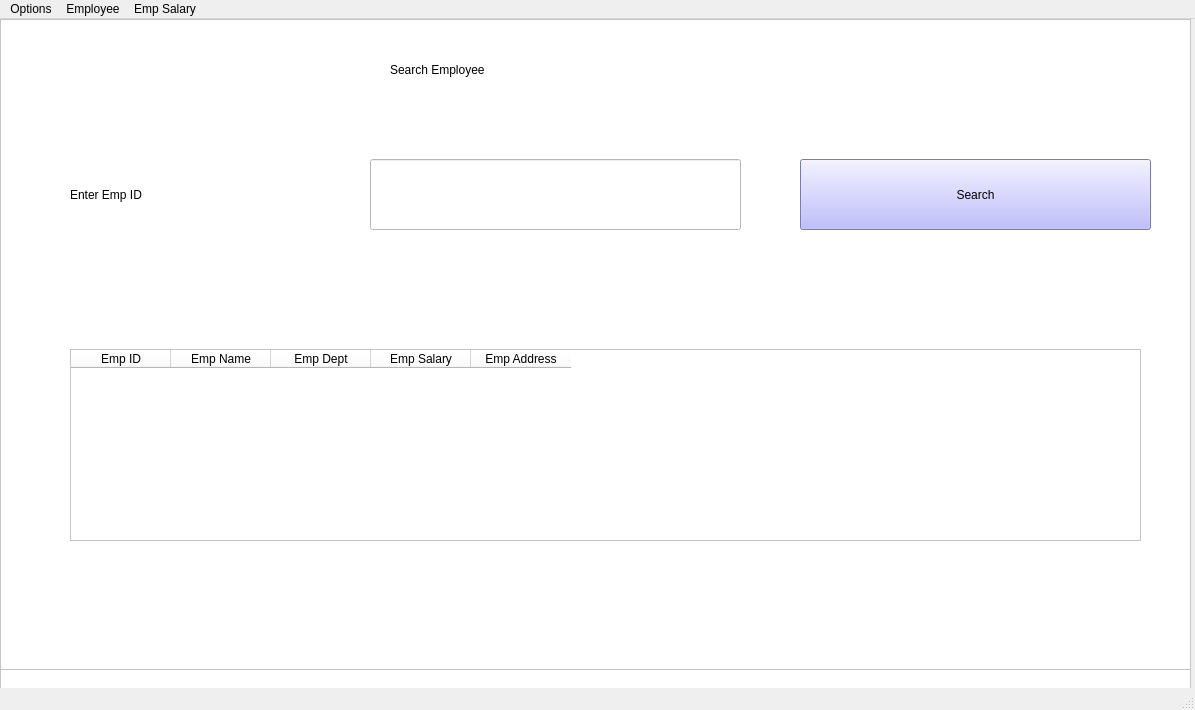
<?xml version="1.0" encoding="UTF-8"?>
<ui version="4.0">
 <class>MainWindow</class>
 <widget class="QMainWindow" name="MainWindow">
  <property name="geometry">
   <rect>
    <x>0</x>
    <y>0</y>
    <width>1195</width>
    <height>710</height>
   </rect>
  </property>
  <property name="windowTitle">
   <string>MainWindow</string>
  </property>
  <widget class="QWidget" name="centralwidget">
   <widget class="QLabel" name="label">
    <property name="geometry">
     <rect>
      <x>150</x>
      <y>20</y>
      <width>441</width>
      <height>101</height>
     </rect>
    </property>
    <property name="styleSheet">
     <string notr="true">font: 22pt &quot;MS Shell Dlg 2&quot;;</string>
    </property>
    <property name="text">
     <string>BMPL Payroll System</string>
    </property>
   </widget>
   <widget class="QLabel" name="label_2">
    <property name="geometry">
     <rect>
      <x>600</x>
      <y>30</y>
      <width>561</width>
      <height>71</height>
     </rect>
    </property>
    <property name="text">
     <string/>
    </property>
   </widget>
   <widget class="QLabel" name="label_3">
    <property name="geometry">
     <rect>
      <x>150</x>
      <y>200</y>
      <width>481</width>
      <height>101</height>
     </rect>
    </property>
    <property name="styleSheet">
     <string notr="true">font: 24pt &quot;MS Shell Dlg 2&quot;;</string>
    </property>
    <property name="text">
     <string>Login As</string>
    </property>
   </widget>
   <widget class="QComboBox" name="comboBox">
    <property name="geometry">
     <rect>
      <x>540</x>
      <y>210</y>
      <width>481</width>
      <height>81</height>
     </rect>
    </property>
    <property name="styleSheet">
     <string notr="true">font: 22pt &quot;MS Shell Dlg 2&quot;;</string>
    </property>
    <item>
     <property name="text">
      <string>Admin</string>
     </property>
    </item>
    <item>
     <property name="text">
      <string>Emoloyee</string>
     </property>
    </item>
   </widget>
   <widget class="QPushButton" name="pushButton">
    <property name="geometry">
     <rect>
      <x>350</x>
      <y>420</y>
      <width>451</width>
      <height>101</height>
     </rect>
    </property>
    <property name="styleSheet">
     <string notr="true">font: 20pt &quot;MS Shell Dlg 2&quot;;</string>
    </property>
    <property name="text">
     <string>Login Now</string>
    </property>
   </widget>
   <widget class="QFrame" name="frame">
    <property name="geometry">
     <rect>
      <x>0</x>
      <y>0</y>
      <width>1191</width>
      <height>671</height>
     </rect>
    </property>
    <property name="styleSheet">
     <string notr="true">background-color: rgb(255, 255, 255);</string>
    </property>
    <property name="frameShape">
     <enum>QFrame::StyledPanel</enum>
    </property>
    <property name="frameShadow">
     <enum>QFrame::Raised</enum>
    </property>
    <widget class="QLabel" name="label_4">
     <property name="geometry">
      <rect>
       <x>360</x>
       <y>60</y>
       <width>561</width>
       <height>101</height>
      </rect>
     </property>
     <property name="styleSheet">
      <string notr="true">font: 20pt &quot;MS Shell Dlg 2&quot;;
color: rgb(255, 0, 127);</string>
     </property>
     <property name="text">
      <string>Login As</string>
     </property>
    </widget>
    <widget class="QLabel" name="label_5">
     <property name="geometry">
      <rect>
       <x>230</x>
       <y>230</y>
       <width>401</width>
       <height>71</height>
      </rect>
     </property>
     <property name="styleSheet">
      <string notr="true">font: 20pt &quot;MS Shell Dlg 2&quot;;</string>
     </property>
     <property name="text">
      <string>Login ID</string>
     </property>
    </widget>
    <widget class="QLabel" name="label_6">
     <property name="geometry">
      <rect>
       <x>230</x>
       <y>350</y>
       <width>401</width>
       <height>71</height>
      </rect>
     </property>
     <property name="styleSheet">
      <string notr="true">font: 20pt &quot;MS Shell Dlg 2&quot;;</string>
     </property>
     <property name="text">
      <string>Login Password</string>
     </property>
    </widget>
    <widget class="QLineEdit" name="lineEdit">
     <property name="geometry">
      <rect>
       <x>660</x>
       <y>240</y>
       <width>391</width>
       <height>71</height>
      </rect>
     </property>
     <property name="styleSheet">
      <string notr="true">font: 18pt &quot;MS Shell Dlg 2&quot;;</string>
     </property>
    </widget>
    <widget class="QLineEdit" name="lineEdit_2">
     <property name="geometry">
      <rect>
       <x>660</x>
       <y>350</y>
       <width>391</width>
       <height>71</height>
      </rect>
     </property>
     <property name="styleSheet">
      <string notr="true">font: 18pt &quot;MS Shell Dlg 2&quot;;</string>
     </property>
    </widget>
    <widget class="QPushButton" name="pushButton_2">
     <property name="geometry">
      <rect>
       <x>400</x>
       <y>500</y>
       <width>411</width>
       <height>91</height>
      </rect>
     </property>
     <property name="styleSheet">
      <string notr="true">font: 22pt &quot;MS Shell Dlg 2&quot;;
background-color: rgb(255, 170, 127);
color: rgb(255, 255, 255);</string>
     </property>
     <property name="text">
      <string>Login</string>
     </property>
    </widget>
    <widget class="QFrame" name="frame_2">
     <property name="geometry">
      <rect>
       <x>0</x>
       <y>0</y>
       <width>1191</width>
       <height>651</height>
      </rect>
     </property>
     <property name="frameShape">
      <enum>QFrame::StyledPanel</enum>
     </property>
     <property name="frameShadow">
      <enum>QFrame::Raised</enum>
     </property>
     <widget class="QLabel" name="label_7">
      <property name="geometry">
       <rect>
        <x>170</x>
        <y>30</y>
        <width>241</width>
        <height>71</height>
       </rect>
      </property>
      <property name="styleSheet">
       <string notr="true">font: 24pt &quot;MS Shell Dlg 2&quot;;</string>
      </property>
      <property name="text">
       <string>Welcome - </string>
      </property>
     </widget>
     <widget class="QLabel" name="label_8">
      <property name="geometry">
       <rect>
        <x>450</x>
        <y>30</y>
        <width>621</width>
        <height>71</height>
       </rect>
      </property>
      <property name="styleSheet">
       <string notr="true">font: 24pt &quot;MS Shell Dlg 2&quot;;</string>
      </property>
      <property name="text">
       <string/>
      </property>
     </widget>
     <widget class="QLabel" name="label_9">
      <property name="geometry">
       <rect>
        <x>100</x>
        <y>130</y>
        <width>481</width>
        <height>61</height>
       </rect>
      </property>
      <property name="styleSheet">
       <string notr="true">font: 20pt &quot;MS Shell Dlg 2&quot;;</string>
      </property>
      <property name="text">
       <string>Mark Today's Attendance</string>
      </property>
     </widget>
     <widget class="QRadioButton" name="radioButton">
      <property name="geometry">
       <rect>
        <x>700</x>
        <y>150</y>
        <width>231</width>
        <height>31</height>
       </rect>
      </property>
      <property name="styleSheet">
       <string notr="true">font: 16pt &quot;MS Shell Dlg 2&quot;;</string>
      </property>
      <property name="text">
       <string>Mark</string>
      </property>
     </widget>
     <widget class="QPushButton" name="pushButton_3">
      <property name="geometry">
       <rect>
        <x>900</x>
        <y>150</y>
        <width>112</width>
        <height>34</height>
       </rect>
      </property>
      <property name="text">
       <string>Submit</string>
      </property>
     </widget>
     <widget class="QTableWidget" name="tableWidget">
      <property name="geometry">
       <rect>
        <x>90</x>
        <y>241</y>
        <width>1001</width>
        <height>391</height>
       </rect>
      </property>
      <column>
       <property name="text">
        <string>Date</string>
       </property>
      </column>
      <column>
       <property name="text">
        <string>Leave</string>
       </property>
      </column>
      <column>
       <property name="text">
        <string>Leave Reason</string>
       </property>
      </column>
      <column>
       <property name="text">
        <string>Salary Cut</string>
       </property>
      </column>
     </widget>
     <widget class="QFrame" name="frame_3">
      <property name="geometry">
       <rect>
        <x>0</x>
        <y>0</y>
        <width>1191</width>
        <height>661</height>
       </rect>
      </property>
      <property name="frameShape">
       <enum>QFrame::StyledPanel</enum>
      </property>
      <property name="frameShadow">
       <enum>QFrame::Raised</enum>
      </property>
      <widget class="QTableWidget" name="tableWidget_2">
       <property name="geometry">
        <rect>
         <x>20</x>
         <y>110</y>
         <width>1151</width>
         <height>511</height>
        </rect>
       </property>
       <column>
        <property name="text">
         <string>Emp ID</string>
        </property>
       </column>
       <column>
        <property name="text">
         <string>Emp Name</string>
        </property>
       </column>
       <column>
        <property name="text">
         <string>Emp Dept</string>
        </property>
       </column>
       <column>
        <property name="text">
         <string>Emp Salary</string>
        </property>
       </column>
       <column>
        <property name="text">
         <string>Emp Address</string>
        </property>
       </column>
       <column>
        <property name="text">
         <string>Emp Leaves</string>
        </property>
       </column>
      </widget>
      <widget class="QLabel" name="label_10">
       <property name="geometry">
        <rect>
         <x>450</x>
         <y>20</y>
         <width>361</width>
         <height>61</height>
        </rect>
       </property>
       <property name="styleSheet">
        <string notr="true">font: 20pt &quot;MS Shell Dlg 2&quot;;</string>
       </property>
       <property name="text">
        <string>Emoployee's Data</string>
       </property>
      </widget>
      <widget class="QFrame" name="frame_4">
       <property name="geometry">
        <rect>
         <x>0</x>
         <y>0</y>
         <width>1191</width>
         <height>651</height>
        </rect>
       </property>
       <property name="frameShape">
        <enum>QFrame::StyledPanel</enum>
       </property>
       <property name="frameShadow">
        <enum>QFrame::Raised</enum>
       </property>
       <widget class="QLabel" name="label_11">
        <property name="geometry">
         <rect>
          <x>390</x>
          <y>10</y>
          <width>341</width>
          <height>71</height>
         </rect>
        </property>
        <property name="styleSheet">
         <string notr="true">font: 20pt &quot;MS Shell Dlg 2&quot;;</string>
        </property>
        <property name="text">
         <string>Register Employee</string>
        </property>
       </widget>
       <widget class="QLabel" name="label_12">
        <property name="geometry">
         <rect>
          <x>240</x>
          <y>110</y>
          <width>261</width>
          <height>41</height>
         </rect>
        </property>
        <property name="styleSheet">
         <string notr="true">font: 14pt &quot;MS Shell Dlg 2&quot;;</string>
        </property>
        <property name="text">
         <string>Employee ID</string>
        </property>
       </widget>
       <widget class="QLineEdit" name="lineEdit_3">
        <property name="geometry">
         <rect>
          <x>590</x>
          <y>100</y>
          <width>431</width>
          <height>51</height>
         </rect>
        </property>
        <property name="styleSheet">
         <string notr="true">font: 16pt &quot;MS Shell Dlg 2&quot;;</string>
        </property>
       </widget>
       <widget class="QLineEdit" name="lineEdit_4">
        <property name="geometry">
         <rect>
          <x>590</x>
          <y>170</y>
          <width>431</width>
          <height>51</height>
         </rect>
        </property>
        <property name="styleSheet">
         <string notr="true">font: 16pt &quot;MS Shell Dlg 2&quot;;</string>
        </property>
       </widget>
       <widget class="QLabel" name="label_13">
        <property name="geometry">
         <rect>
          <x>240</x>
          <y>180</y>
          <width>261</width>
          <height>41</height>
         </rect>
        </property>
        <property name="styleSheet">
         <string notr="true">font: 14pt &quot;MS Shell Dlg 2&quot;;</string>
        </property>
        <property name="text">
         <string>Employee Name</string>
        </property>
       </widget>
       <widget class="QLineEdit" name="lineEdit_5">
        <property name="geometry">
         <rect>
          <x>590</x>
          <y>240</y>
          <width>431</width>
          <height>51</height>
         </rect>
        </property>
        <property name="styleSheet">
         <string notr="true">font: 16pt &quot;MS Shell Dlg 2&quot;;</string>
        </property>
       </widget>
       <widget class="QLabel" name="label_14">
        <property name="geometry">
         <rect>
          <x>240</x>
          <y>250</y>
          <width>261</width>
          <height>41</height>
         </rect>
        </property>
        <property name="styleSheet">
         <string notr="true">font: 14pt &quot;MS Shell Dlg 2&quot;;</string>
        </property>
        <property name="text">
         <string>Employee Password</string>
        </property>
       </widget>
       <widget class="QLabel" name="label_15">
        <property name="geometry">
         <rect>
          <x>240</x>
          <y>320</y>
          <width>261</width>
          <height>41</height>
         </rect>
        </property>
        <property name="styleSheet">
         <string notr="true">font: 14pt &quot;MS Shell Dlg 2&quot;;</string>
        </property>
        <property name="text">
         <string>Employee Dept</string>
        </property>
       </widget>
       <widget class="QLineEdit" name="lineEdit_7">
        <property name="geometry">
         <rect>
          <x>590</x>
          <y>380</y>
          <width>431</width>
          <height>51</height>
         </rect>
        </property>
        <property name="styleSheet">
         <string notr="true">font: 16pt &quot;MS Shell Dlg 2&quot;;</string>
        </property>
       </widget>
       <widget class="QLabel" name="label_16">
        <property name="geometry">
         <rect>
          <x>240</x>
          <y>390</y>
          <width>261</width>
          <height>41</height>
         </rect>
        </property>
        <property name="styleSheet">
         <string notr="true">font: 14pt &quot;MS Shell Dlg 2&quot;;</string>
        </property>
        <property name="text">
         <string>Employee Salary</string>
        </property>
       </widget>
       <widget class="QLineEdit" name="lineEdit_8">
        <property name="geometry">
         <rect>
          <x>590</x>
          <y>450</y>
          <width>431</width>
          <height>51</height>
         </rect>
        </property>
        <property name="styleSheet">
         <string notr="true">font: 16pt &quot;MS Shell Dlg 2&quot;;</string>
        </property>
       </widget>
       <widget class="QLabel" name="label_17">
        <property name="geometry">
         <rect>
          <x>240</x>
          <y>460</y>
          <width>261</width>
          <height>41</height>
         </rect>
        </property>
        <property name="styleSheet">
         <string notr="true">font: 14pt &quot;MS Shell Dlg 2&quot;;</string>
        </property>
        <property name="text">
         <string>Employee Address</string>
        </property>
       </widget>
       <widget class="QPushButton" name="pushButton_4">
        <property name="geometry">
         <rect>
          <x>390</x>
          <y>540</y>
          <width>451</width>
          <height>71</height>
         </rect>
        </property>
        <property name="styleSheet">
         <string notr="true">font: 18pt &quot;MS Shell Dlg 2&quot;;</string>
        </property>
        <property name="text">
         <string>Register Employee</string>
        </property>
       </widget>
       <widget class="QComboBox" name="comboBox_2">
        <property name="geometry">
         <rect>
          <x>590</x>
          <y>310</y>
          <width>431</width>
          <height>51</height>
         </rect>
        </property>
        <property name="styleSheet">
         <string notr="true">font: 16pt &quot;MS Shell Dlg 2&quot;;</string>
        </property>
        <item>
         <property name="text">
          <string>IT</string>
         </property>
        </item>
        <item>
         <property name="text">
          <string>HR</string>
         </property>
        </item>
        <item>
         <property name="text">
          <string>Sales</string>
         </property>
        </item>
        <item>
         <property name="text">
          <string>Management</string>
         </property>
        </item>
        <item>
         <property name="text">
          <string>R &amp; D</string>
         </property>
        </item>
        <item>
         <property name="text">
          <string/>
         </property>
        </item>
       </widget>
       <widget class="QFrame" name="frame_5">
        <property name="geometry">
         <rect>
          <x>0</x>
          <y>0</y>
          <width>1191</width>
          <height>651</height>
         </rect>
        </property>
        <property name="frameShape">
         <enum>QFrame::StyledPanel</enum>
        </property>
        <property name="frameShadow">
         <enum>QFrame::Raised</enum>
        </property>
        <widget class="QLabel" name="label_18">
         <property name="geometry">
          <rect>
           <x>390</x>
           <y>20</y>
           <width>391</width>
           <height>61</height>
          </rect>
         </property>
         <property name="styleSheet">
          <string notr="true">font: 22pt &quot;MS Shell Dlg 2&quot;;</string>
         </property>
         <property name="text">
          <string>Search Employee</string>
         </property>
        </widget>
        <widget class="QLabel" name="label_19">
         <property name="geometry">
          <rect>
           <x>70</x>
           <y>140</y>
           <width>281</width>
           <height>71</height>
          </rect>
         </property>
         <property name="styleSheet">
          <string notr="true">font: 20pt &quot;MS Shell Dlg 2&quot;;</string>
         </property>
         <property name="text">
          <string>Enter Emp ID</string>
         </property>
        </widget>
        <widget class="QLineEdit" name="lineEdit_6">
         <property name="geometry">
          <rect>
           <x>370</x>
           <y>140</y>
           <width>371</width>
           <height>71</height>
          </rect>
         </property>
         <property name="styleSheet">
          <string notr="true">font: 20pt &quot;MS Shell Dlg 2&quot;;</string>
         </property>
        </widget>
        <widget class="QPushButton" name="pushButton_5">
         <property name="geometry">
          <rect>
           <x>800</x>
           <y>140</y>
           <width>351</width>
           <height>71</height>
          </rect>
         </property>
         <property name="styleSheet">
          <string notr="true">font: 18pt &quot;MS Shell Dlg 2&quot;;
background-color: rgb(170, 170, 255);</string>
         </property>
         <property name="text">
          <string>Search</string>
         </property>
        </widget>
        <widget class="QTableWidget" name="tableWidget_3">
         <property name="geometry">
          <rect>
           <x>70</x>
           <y>330</y>
           <width>1071</width>
           <height>192</height>
          </rect>
         </property>
         <column>
          <property name="text">
           <string>Emp ID</string>
          </property>
         </column>
         <column>
          <property name="text">
           <string>Emp Name</string>
          </property>
         </column>
         <column>
          <property name="text">
           <string>Emp Dept</string>
          </property>
         </column>
         <column>
          <property name="text">
           <string>Emp Salary</string>
          </property>
         </column>
         <column>
          <property name="text">
           <string>Emp Address</string>
          </property>
         </column>
        </widget>
        <widget class="QFrame" name="frame_6">
         <property name="geometry">
          <rect>
           <x>2680</x>
           <y>0</y>
           <width>1191</width>
           <height>651</height>
          </rect>
         </property>
         <property name="frameShape">
          <enum>QFrame::StyledPanel</enum>
         </property>
         <property name="frameShadow">
          <enum>QFrame::Raised</enum>
         </property>
         <widget class="QLabel" name="label_20">
          <property name="geometry">
           <rect>
            <x>490</x>
            <y>20</y>
            <width>211</width>
            <height>71</height>
           </rect>
          </property>
          <property name="styleSheet">
           <string notr="true">font: 20pt &quot;MS Shell Dlg 2&quot;;</string>
          </property>
          <property name="text">
           <string>Salary Slip</string>
          </property>
         </widget>
         <widget class="QLabel" name="label_21">
          <property name="geometry">
           <rect>
            <x>50</x>
            <y>120</y>
            <width>331</width>
            <height>51</height>
           </rect>
          </property>
          <property name="styleSheet">
           <string notr="true">font: 18pt &quot;MS Shell Dlg 2&quot;;</string>
          </property>
          <property name="text">
           <string>Enter Emp ID</string>
          </property>
         </widget>
         <widget class="QLineEdit" name="lineEdit_9">
          <property name="geometry">
           <rect>
            <x>340</x>
            <y>120</y>
            <width>341</width>
            <height>51</height>
           </rect>
          </property>
          <property name="styleSheet">
           <string notr="true">font: 18pt &quot;MS Shell Dlg 2&quot;;</string>
          </property>
         </widget>
         <widget class="QPushButton" name="pushButton_6">
          <property name="geometry">
           <rect>
            <x>770</x>
            <y>110</y>
            <width>281</width>
            <height>61</height>
           </rect>
          </property>
          <property name="styleSheet">
           <string notr="true">font: 18pt &quot;MS Shell Dlg 2&quot;;</string>
          </property>
          <property name="text">
           <string>Print Slip</string>
          </property>
         </widget>
         <widget class="QTableWidget" name="tableWidget_4">
          <property name="geometry">
           <rect>
            <x>420</x>
            <y>220</y>
            <width>331</width>
            <height>411</height>
           </rect>
          </property>
          <row>
           <property name="text">
            <string>1</string>
           </property>
          </row>
          <row>
           <property name="text">
            <string>2</string>
           </property>
          </row>
          <row>
           <property name="text">
            <string>3</string>
           </property>
          </row>
          <row>
           <property name="text">
            <string>4</string>
           </property>
          </row>
          <row>
           <property name="text">
            <string>5</string>
           </property>
          </row>
          <row>
           <property name="text">
            <string/>
           </property>
          </row>
          <column>
           <property name="text">
            <string>Earnings</string>
           </property>
          </column>
          <column>
           <property name="text">
            <string>Amount</string>
           </property>
          </column>
          <item row="0" column="0">
           <property name="text">
            <string>BASIC</string>
           </property>
          </item>
          <item row="1" column="0">
           <property name="text">
            <string>DA</string>
           </property>
          </item>
          <item row="2" column="0">
           <property name="text">
            <string>HRA</string>
           </property>
          </item>
          <item row="3" column="0">
           <property name="text">
            <string>Conv</string>
           </property>
          </item>
          <item row="4" column="0">
           <property name="text">
            <string>Special Allow</string>
           </property>
          </item>
          <item row="5" column="0">
           <property name="text">
            <string>Total</string>
           </property>
          </item>
         </widget>
         <widget class="QTableWidget" name="tableWidget_5">
          <property name="geometry">
           <rect>
            <x>760</x>
            <y>220</y>
            <width>331</width>
            <height>241</height>
           </rect>
          </property>
          <row>
           <property name="text">
            <string>1</string>
           </property>
          </row>
          <row>
           <property name="text">
            <string>2</string>
           </property>
          </row>
          <row>
           <property name="text">
            <string>3</string>
           </property>
          </row>
          <row>
           <property name="text">
            <string/>
           </property>
          </row>
          <column>
           <property name="text">
            <string>Deductions</string>
           </property>
          </column>
          <column>
           <property name="text">
            <string>Amount</string>
           </property>
          </column>
          <item row="0" column="0">
           <property name="text">
            <string>PF</string>
           </property>
          </item>
          <item row="1" column="0">
           <property name="text">
            <string>PT</string>
           </property>
          </item>
          <item row="2" column="0">
           <property name="text">
            <string>TDS</string>
           </property>
          </item>
          <item row="3" column="0">
           <property name="text">
            <string>Total</string>
           </property>
          </item>
         </widget>
         <widget class="QLabel" name="label_22">
          <property name="geometry">
           <rect>
            <x>780</x>
            <y>470</y>
            <width>161</width>
            <height>41</height>
           </rect>
          </property>
          <property name="styleSheet">
           <string notr="true">font: 18pt &quot;MS Shell Dlg 2&quot;;</string>
          </property>
          <property name="text">
           <string>Net Pay</string>
          </property>
         </widget>
         <widget class="QLabel" name="label_23">
          <property name="geometry">
           <rect>
            <x>940</x>
            <y>470</y>
            <width>161</width>
            <height>41</height>
           </rect>
          </property>
          <property name="styleSheet">
           <string notr="true">font: 18pt &quot;MS Shell Dlg 2&quot;;</string>
          </property>
          <property name="text">
           <string/>
          </property>
         </widget>
         <widget class="QTableWidget" name="tableWidget_6">
          <property name="geometry">
           <rect>
            <x>80</x>
            <y>220</y>
            <width>341</width>
            <height>411</height>
           </rect>
          </property>
          <row>
           <property name="text">
            <string>Emp ID</string>
           </property>
          </row>
          <row>
           <property name="text">
            <string>Emp Name</string>
           </property>
          </row>
          <row>
           <property name="text">
            <string>Emp Dept</string>
           </property>
          </row>
          <row>
           <property name="text">
            <string>Emp Address</string>
           </property>
          </row>
          <column>
           <property name="text">
            <string>Emp Details</string>
           </property>
          </column>
         </widget>
        </widget>
       </widget>
      </widget>
     </widget>
    </widget>
   </widget>
  </widget>
  <widget class="QMenuBar" name="menubar">
   <property name="geometry">
    <rect>
     <x>0</x>
     <y>0</y>
     <width>1195</width>
     <height>21</height>
    </rect>
   </property>
   <widget class="QMenu" name="menuOptions">
    <property name="title">
     <string>Options</string>
    </property>
    <widget class="QMenu" name="menuLogin">
     <property name="title">
      <string>Login</string>
     </property>
     <addaction name="actionAs_Employee"/>
     <addaction name="actionAs_Admin"/>
    </widget>
    <addaction name="actionHome"/>
    <addaction name="menuLogin"/>
    <addaction name="actionQuit"/>
   </widget>
   <widget class="QMenu" name="menuEmployee">
    <property name="title">
     <string>Employee</string>
    </property>
    <addaction name="actionAdd_Emp"/>
    <addaction name="actionDelete_Emp"/>
    <addaction name="actionView_Emp"/>
    <addaction name="actionUpdate_Emp"/>
   </widget>
   <widget class="QMenu" name="menuEmp_Salary">
    <property name="title">
     <string>Emp Salary</string>
    </property>
    <addaction name="actionPay_Salary"/>
    <addaction name="actionView_Salary"/>
    <addaction name="actionUpdate_Salary"/>
   </widget>
   <addaction name="menuOptions"/>
   <addaction name="menuEmployee"/>
   <addaction name="menuEmp_Salary"/>
  </widget>
  <widget class="QStatusBar" name="statusbar"/>
  <action name="actionRegister">
   <property name="text">
    <string>Register</string>
   </property>
  </action>
  <action name="actionQuit">
   <property name="text">
    <string>Quit</string>
   </property>
  </action>
  <action name="actionAdd_Emp">
   <property name="text">
    <string>Add Emp</string>
   </property>
  </action>
  <action name="actionDelete_Emp">
   <property name="text">
    <string>Delete Emp</string>
   </property>
  </action>
  <action name="actionView_Emp">
   <property name="text">
    <string>Search Emp</string>
   </property>
  </action>
  <action name="actionUpdate_Emp">
   <property name="text">
    <string>Update Emp</string>
   </property>
  </action>
  <action name="actionPay_Salary">
   <property name="text">
    <string>Pay Salary</string>
   </property>
  </action>
  <action name="actionView_Salary">
   <property name="text">
    <string>View Salary</string>
   </property>
  </action>
  <action name="actionUpdate_Salary">
   <property name="text">
    <string>Update Salary</string>
   </property>
  </action>
  <action name="actionHome">
   <property name="text">
    <string>Home</string>
   </property>
  </action>
  <action name="actionAs_Employee">
   <property name="text">
    <string>As Employee</string>
   </property>
  </action>
  <action name="actionAs_Admin">
   <property name="text">
    <string>As Admin</string>
   </property>
  </action>
 </widget>
 <resources/>
 <connections/>
</ui>
